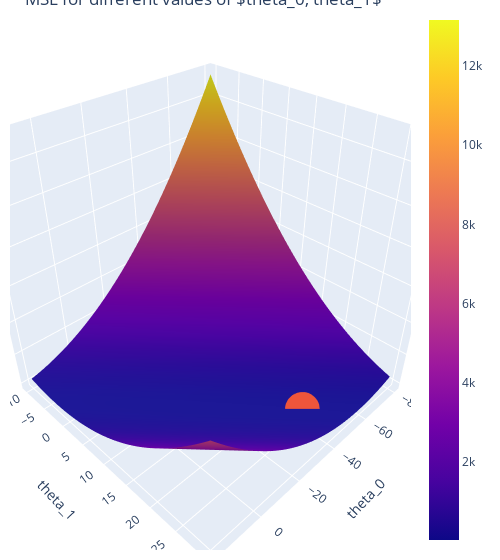

Source (notebook cell):
### Code cell
# Importing the necessary libraries
import itertools
import plotly.graph_objects as go

# Define the Mean Squared Error (MSE) function for a linear model
def mse_linear(theta_0, theta_1, data_linear):
    # Extract x and y data
    data_x, data_y = data_linear.iloc[:,0], data_linear.iloc[:,1]
    # Calculate the mean squared error
    return np.mean(np.array([(y - (theta_0+theta_1*x)) ** 2 for x, y in zip(data_x, data_y)]), axis=0)

# Generate a range of values for theta_0 and theta_1
theta_0_values = np.linspace(-80, 20, 80)
theta_1_values = np.linspace(-10,30, 80)
# Calculate the mean squared error for all combinations of theta_0 and theta_1
mse_values = [mse_linear(theta_0, theta_1, data_linear) for theta_0, theta_1 in itertools.product(theta_0_values, theta_1_values)]
# Reshape the mse_values to a matrix
mse_values = np.reshape(mse_values, (len(theta_0_values), len(theta_1_values)), order='F')

# Calculate the optimal theta_0 (intercept) and theta_1 (slope) using correlation and standard deviation
data_x, data_y = data_linear.iloc[:,0], data_linear.iloc[:,1]
theta_1_hat = np.corrcoef(data_x, data_y)[0, 1] * np.std(data_y) / np.std(data_x)
theta_0_hat = np.mean(data_y) - theta_1_hat * np.mean(data_x)

# Create a 3D plot
fig_lin = go.Figure(data=[go.Surface(x=theta_0_values, y=theta_1_values, z=mse_values,name='z=loss')])
# Add the optimal point to the plot
fig_lin.add_trace(go.Scatter3d(x=[theta_0_hat], y=[theta_1_hat], z=[mse_linear(theta_0_hat, theta_1_hat, data_linear)], mode='markers', marker=dict(size=12),name='theta hat'))

# Update the layout of the plot
fig_lin.update_layout(
    title=r'MSE for different values of $theta_0, theta_1$',
    autosize=False,
    scene = dict(
                    xaxis_title='theta_0',
                    yaxis_title='theta_1',
                    zaxis_title='z=MSE'),
                    width=500,
                    margin=dict(r=20, b=10, l=10, t=10))

# Show the plot
fig_lin.show()

### Figure 1 — Plotly figure (JSON) as saved in the notebook; plotly's stock layout.template omitted (floating-point values rounded to 4 significant figures; data arrays with more than 128 entries replaced by an {"elided": "..."} marker saying what was removed)
{"data": [{"name": "z=loss", "type": "surface", "x": [-80, -78.73, -77.47, -76.2, -74.94, -73.67, -72.41, -71.14, -69.87, -68.61, -67.34, -66.08, -64.81, -63.54, -62.28, -61.01, -59.75, -58.48, -57.22, -55.95, -54.68, -53.42, -52.15, -50.89, -49.62, -48.35, -47.09, -45.82, -44.56, -43.29, -42.03, -40.76, -39.49, -38.23, -36.96, -35.7, -34.43, -33.16, -31.9, -30.63, -29.37, -28.1, -26.84, -25.57, -24.3, -23.04, -21.77, -20.51, -19.24, -17.97, -16.71, -15.44, -14.18, -12.91, -11.65, -10.38, -9.114, -7.848, -6.582, -5.316, -4.051, -2.785, -1.519, -0.2532, 1.013, 2.278, 3.544, 4.81, 6.076, 7.342, 8.608, 9.873, 11.14, 12.41, 13.67, 14.94, 16.2, 17.47, 18.73, 20], "y": [-10, -9.494, -8.987, -8.481, -7.975, -7.468, -6.962, -6.456, -5.949, -5.443, -4.937, -4.43, -3.924, -3.418, -2.911, -2.405, -1.899, -1.392, -0.8861, -0.3797, 0.1266, 0.6329, 1.139, 1.646, 2.152, 2.658, 3.165, 3.671, 4.177, 4.684, 5.19, 5.696, 6.203, 6.709, 7.215, 7.722, 8.228, 8.734, 9.241, 9.747, 10.25, 10.76, 11.27, 11.77, 12.28, 12.78, 13.29, 13.8, 14.3, 14.81, 15.32, 15.82, 16.33, 16.84, 17.34, 17.85, 18.35, 18.86, 19.37, 19.87, 20.38, 20.89, 21.39, 21.9, 22.41, 22.91, 23.42, 23.92, 24.43, 24.94, 25.44, 25.95, 26.46, 26.96, 27.47, 27.97, 28.48, 28.99, 29.49, 30], "z": {"elided": "80x80 float values"}}, {"marker": {"size": 12}, "mode": "markers", "name": "theta hat", "type": "scatter3d", "x": [-44.57], "y": [23.77], "z": [18.59]}], "layout": {"autosize": false, "margin": {"b": 10, "l": 10, "r": 20, "t": 10}, "scene": {"xaxis": {"title": {"text": "theta_0"}}, "yaxis": {"title": {"text": "theta_1"}}, "zaxis": {"title": {"text": "z=MSE"}}}, "title": {"text": "MSE for different values of $theta_0, theta_1$"}, "width": 500}}
